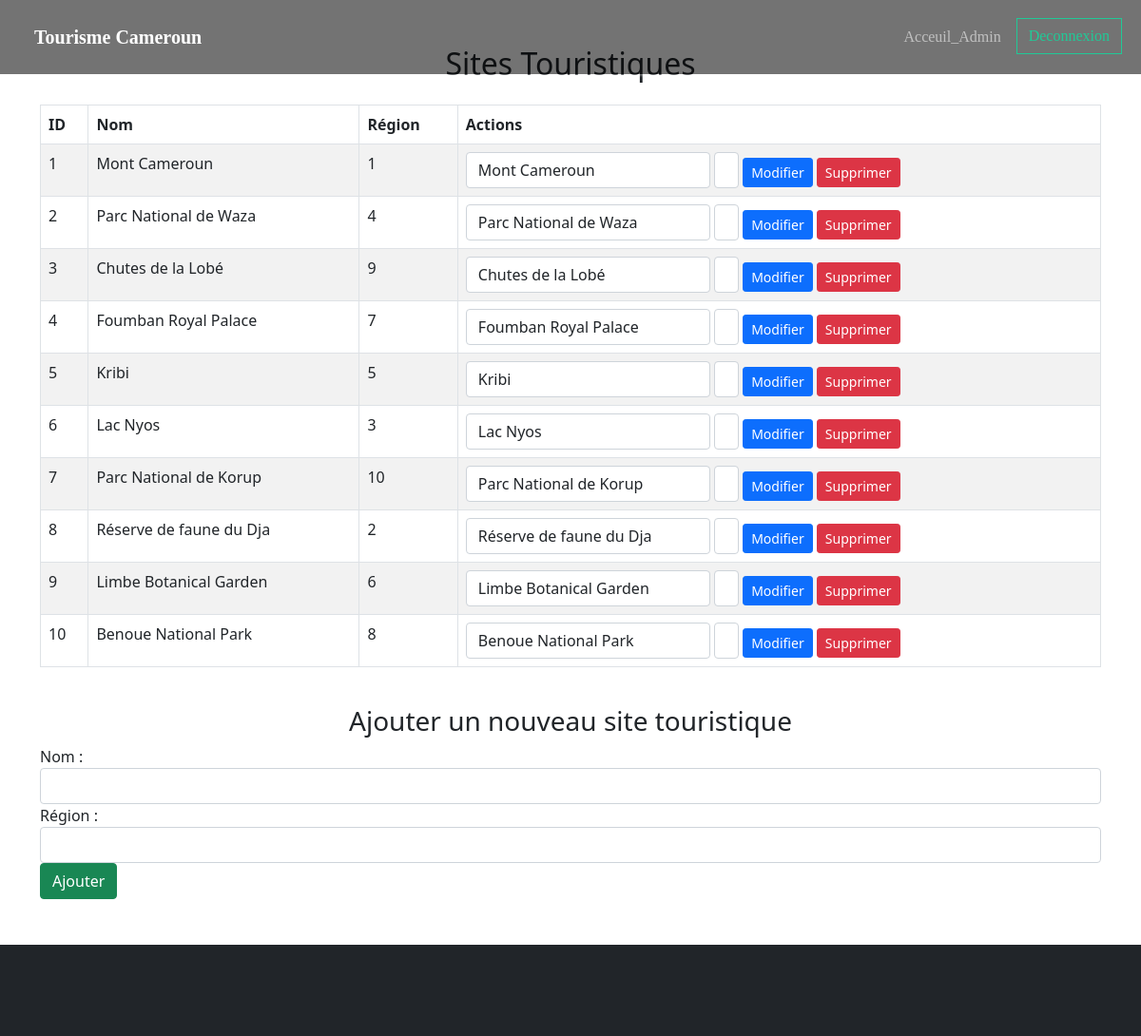
The page /admin_sites.php on the database its author committed.
### tables this page shows
CREATE TABLE `sites_touristiques` (
  `id` int(11) NOT NULL,
  `nom` varchar(100) NOT NULL,
  `description` text DEFAULT NULL,
  `image` varchar(255) DEFAULT NULL,
  `region_id` int(11) DEFAULT NULL,
  `prix` decimal(10,2) DEFAULT NULL
);

### admin_sites.php (the view, shortened to what this page needs)
<?php
$conn = db_connect();
$sql = "SELECT id, nom, region_id FROM sites_touristiques";
$result = $conn->query($sql);
?>
<!DOCTYPE html>
<html lang="fr">
<head>
    <link href="css/bootstrap.min.css" rel="stylesheet">
    <link href="css/styles.css" rel="stylesheet">
</head>
<body>
    <nav class="cc-navbar navbar navbar-expand-lg position-fixed navbar-dark w-100">
      <div class="container-fluid">
        <a class="navbar-brand text-upercase mx-4 fw-bolder py-3" href="#">Tourisme Cameroun</a>
        <div class="collapse navbar-collapse" id="navbarSupportedContent">
          <ul class="navbar-nav ms-auto mb-2 mb-lg-0">
            <li class="nav-item pe-2">
              <a class="nav-link" href="admin_dashboard.php">Acceuil_Admin</a>
            </li>
            <li class="nav-item pe-2">
              <a class="btn btn-order rounded-0 " href="admin_logout.php" >Deconnexion</a>
            </li>
          </ul>
        </div>
      </div>
    </nav>
<section class="tourist-sites d-flex align-items-center justify-content-center min-vh-100 py-5">
    <div class="container">
        <h2 class="text-center mb-4">Sites Touristiques</h2>
        <div class="table-responsive">
            <table class="table table-bordered table-striped">
                <thead class="thead-dark">
                    <tr>
                        <th>ID</th>
                        <th>Nom</th>
                        <th>Région</th>
                        <th>Actions</th>
                    </tr>
                </thead>
                <tbody>
                    <?php
                    if ($result->num_rows > 0) {
                        while($row = $result->fetch_assoc()) {
                            echo "<tr>
                                    <td>" . htmlspecialchars($row["id"]). "</td>
                                    <td>" . htmlspecialchars($row["nom"]). "</td>
                                    <td>" . htmlspecialchars($row["region_id"]). "</td>
                                    <td>
                                        <form action='admin_sites.php' method='post' class='d-inline'>
                                            <input type='hidden' name='id' value='" . htmlspecialchars($row["id"]). "'>
                                            <input type='text' name='nom' value='" . htmlspecialchars($row["nom"]). "' required class='form-control d-inline-block w-auto'>
                                            <select name='region_id' required class='form-control d-inline-block w-auto'>";
                                            echo "</select>
                                            <input type='submit' name='edit' value='Modifier' class='btn btn-primary btn-sm'>
                                        </form>
                                        <form action='admin_sites.php' method='post' class='d-inline'>
                                            <input type='hidden' name='id' value='" . htmlspecialchars($row["id"]). "'>
                                            <input type='submit' name='delete' value='Supprimer' class='btn btn-danger btn-sm'>
                                        </form>
                                    </td>
                                  </tr>";
                        }
                    } else {
                        echo "<tr><td colspan='4' class='text-center'>Aucun site touristique trouvé</td></tr>";
                    }
                    ?>
                </tbody>
            </table>
        </div>
        <h3 class="text-center mt-4">Ajouter un nouveau site touristique</h3>
        <form action="admin_sites.php" method="post" class="form-inline justify-content-center">
            <label for="nom" class="mr-2">Nom :</label>
            <input type="text" id="nom" name="nom" class="form-control mr-2" required>
            <label for="region_id" class="mr-2">Région :</label>
            <select id="region_id" name="region_id" class="form-control mr-2" required>
            </select>
            <input type="submit" name="add" value="Ajouter" class="btn btn-success">
        </form>
    </div>
</section>
    <section class="footer bg-dark text-light text-center py-5">
    </section>
</body>
</html>

### css/styles.css (style rules this page uses)
.cc-navbar { background-color: rgba(0,0,0,0.55); font-family: 'merriweather',serif; box-shadow: 1px 1px 3px rgba(255,255,255,0.55); z-index: 99; }
.btn-order { color: var(--bs-teal); border-color:var(--bs-teal) ; transition: 0.5s; }
.cc-navbar .nav-link { border-bottom: 1px solid transparent; transition: padding-bottom .4s ease-in-out, border-color .3s ease; }

### rows shown on the page
sites_touristiques: id "1", nom "Mont Cameroun", region "1"
sites_touristiques: id "2", nom "Parc National de Waza", region "4"
sites_touristiques: id "3", nom "Chutes de la Lobé", region "9"
sites_touristiques: id "4", nom "Foumban Royal Palace", region "7"
sites_touristiques: id "5", nom "Kribi", region "5"
sites_touristiques: id "6", nom "Lac Nyos", region "3"
sites_touristiques: id "7", nom "Parc National de Korup", region "10"
sites_touristiques: id "8", nom "Réserve de faune du Dja", region "2"
sites_touristiques: id "9", nom "Limbe Botanical Garden", region "6"
sites_touristiques: id "10", nom "Benoue National Park", region "8"
